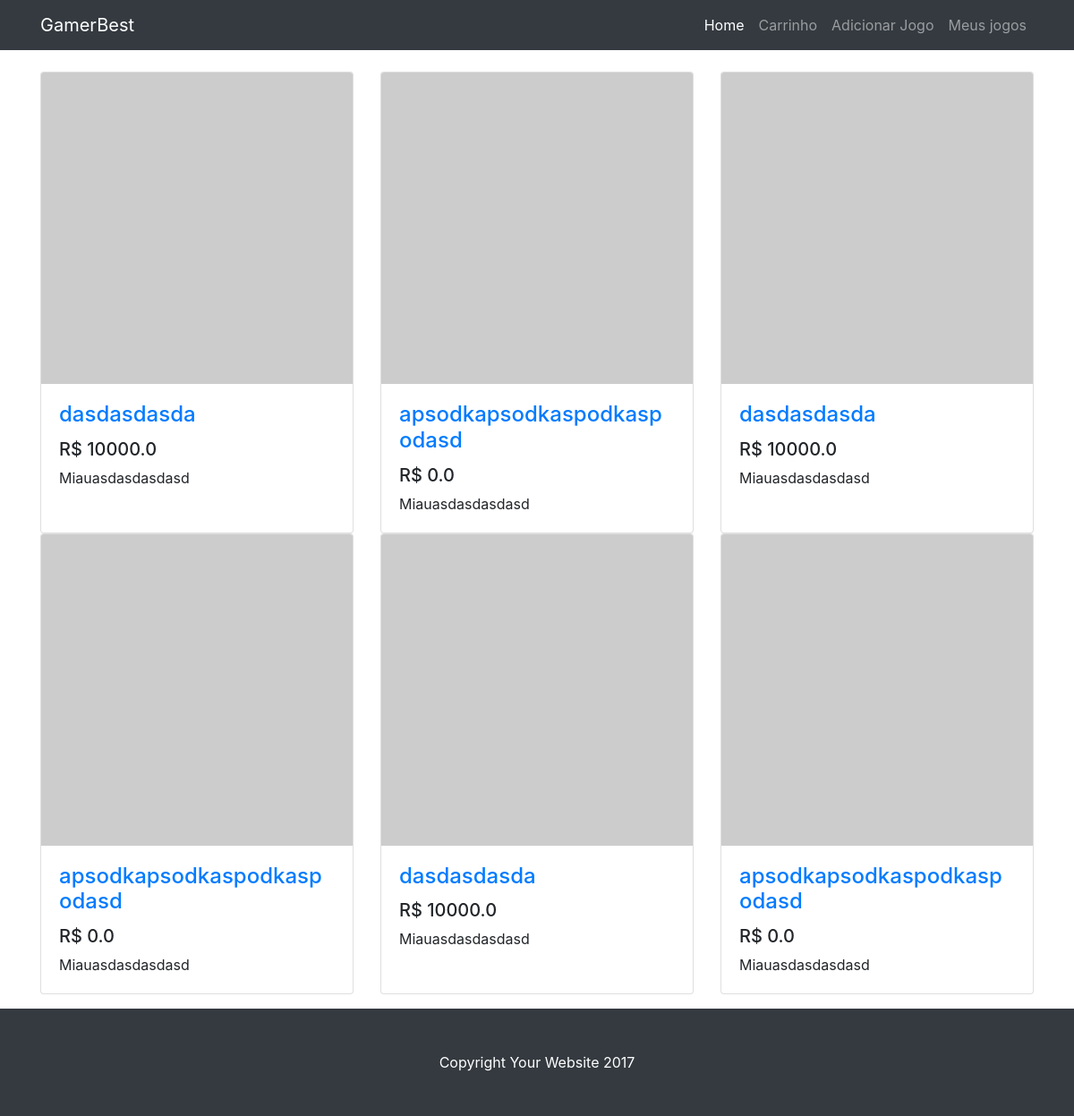
/meus_jogos, run on the app's committed database.
### games/models.py (models this page shows)
class Jogo(models.Model):
    nome = models.CharField(max_length=100)
    preco = models.FloatField(default=0)
    descricao = models.TextField(default="Miau")
    quant_estoque = models.IntegerField(default=0)
    desenvolvedora = models.ForeignKey(Desenvolvedora, on_delete=models.CASCADE, related_name='jogos')
    publicadora = models.ForeignKey(Publicadora, on_delete=models.CASCADE, related_name='jogos')

### games/views.py (the view)
# urls.py: path('meus_jogos', views.meus_jogos, name='meus_jogos'),
def meus_jogos(request):
    jogos = []
    carrinhos_finalizados = Carrinho.objects.filter(finalizado = True)
    for carrinho_finalizado in carrinhos_finalizados:
        for jogo in carrinho_finalizado.jogos_carrinho.all():
            jogos.append(jogo)
    return render(request,'meus_jogos.html', {'jogos':jogos})

### games/templates/meus_jogos.html
{% extends "base.html" %}
{% block body %}
<div class="col-lg-12">
    <div class="row">
        {% for jogo in jogos %}
        <div class="col-lg-4 col-md-6">
            <div class="card h-100">
                <a href="#"><img class="card-img-top" src="http://placehold.it//350x350" alt=""></a>
                <div class="card-body">
                <h4 class="card-title">
                    <a href="{% url 'jogo' jogo.id %}">{{jogo.nome}}</a>
                </h4>
                <h5>R$ {{jogo.preco}}</h5>
                <p class="card-text">{{jogo.descricao}}</p>
                </div>
            </div>
        </div>
        {% endfor %}
    </div>
</div>
{% endblock %}

### data on the page
Jogo: nome "dasdasdasda", preco "10000.0", descricao "Miauasdasdasdasd"
Jogo: nome "apsodkapsodkaspodkaspodasd", preco "0.0", descricao "Miauasdasdasdasd"
